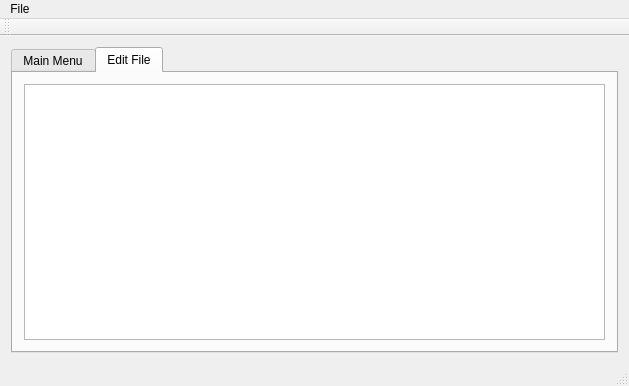
<?xml version="1.0" encoding="UTF-8"?>
<ui version="4.0">
 <class>MainWindow</class>
 <widget class="QMainWindow" name="MainWindow">
  <property name="geometry">
   <rect>
    <x>0</x>
    <y>0</y>
    <width>629</width>
    <height>386</height>
   </rect>
  </property>
  <property name="windowTitle">
   <string>WestJ</string>
  </property>
  <widget class="QWidget" name="centralWidget">
   <layout class="QVBoxLayout" name="verticalLayout_3">
    <item>
     <widget class="QTabWidget" name="tabWidget">
      <property name="currentIndex">
       <number>1</number>
      </property>
      <widget class="QWidget" name="tab">
       <attribute name="title">
        <string>Main Menu</string>
       </attribute>
       <layout class="QVBoxLayout" name="verticalLayout_2">
        <item>
         <layout class="QVBoxLayout" name="verticalLayout">
          <item>
           <layout class="QHBoxLayout" name="horizontalLayout">
            <item>
             <widget class="QPushButton" name="pushButton">
              <property name="text">
               <string>New Project</string>
              </property>
             </widget>
            </item>
            <item>
             <widget class="QPushButton" name="pushButton_2">
              <property name="text">
               <string>Verify AEB</string>
              </property>
             </widget>
            </item>
            <item>
             <widget class="QPushButton" name="pushButton_3">
              <property name="text">
               <string>Verify COM</string>
              </property>
             </widget>
            </item>
           </layout>
          </item>
         </layout>
        </item>
        <item>
         <widget class="QGraphicsView" name="graphicsView"/>
        </item>
       </layout>
      </widget>
      <widget class="QWidget" name="tab_2">
       <attribute name="title">
        <string>Edit File</string>
       </attribute>
       <layout class="QVBoxLayout" name="verticalLayout_4">
        <item>
         <widget class="QPlainTextEdit" name="plainTextEdit"/>
        </item>
       </layout>
      </widget>
     </widget>
    </item>
   </layout>
  </widget>
  <widget class="QMenuBar" name="menuBar">
   <property name="geometry">
    <rect>
     <x>0</x>
     <y>0</y>
     <width>629</width>
     <height>21</height>
    </rect>
   </property>
   <widget class="QMenu" name="menuFile">
    <property name="title">
     <string>File</string>
    </property>
    <addaction name="actionOpen_File"/>
   </widget>
   <addaction name="menuFile"/>
  </widget>
  <widget class="QToolBar" name="mainToolBar">
   <attribute name="toolBarArea">
    <enum>TopToolBarArea</enum>
   </attribute>
   <attribute name="toolBarBreak">
    <bool>false</bool>
   </attribute>
  </widget>
  <widget class="QStatusBar" name="statusBar"/>
  <action name="actionOpen_File">
   <property name="text">
    <string>Open File</string>
   </property>
  </action>
 </widget>
 <layoutdefault spacing="6" margin="11"/>
 <resources/>
 <connections/>
</ui>
